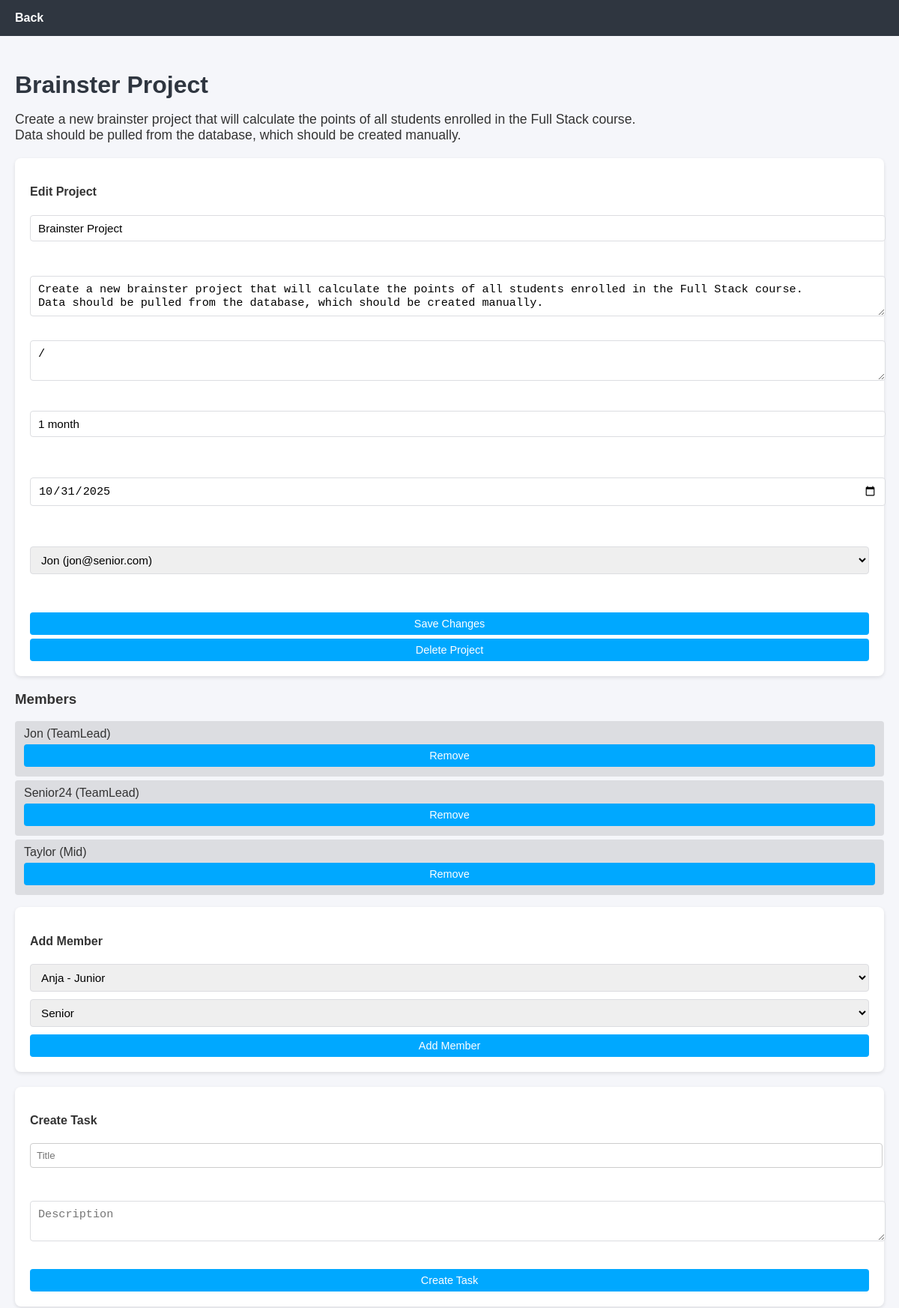
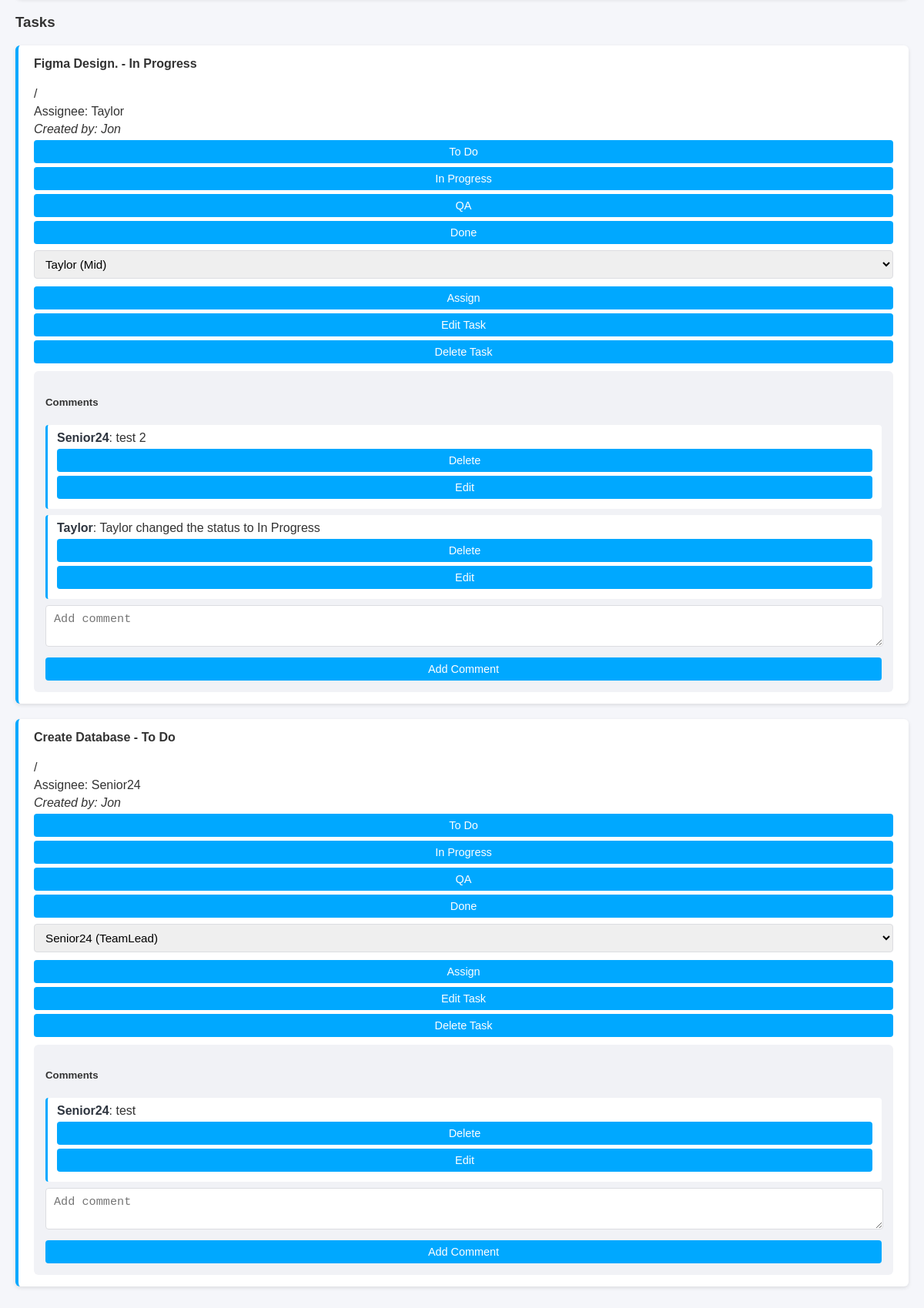
Page /project_view.php?id=8 (signed in) on the committed database (2 pictures, top to bottom).
### tables this page shows
CREATE TABLE `projects` (
  `id` int(11) NOT NULL,
  `title` varchar(255) NOT NULL,
  `description` text DEFAULT NULL,
  `requirements` text DEFAULT NULL,
  `estimated_time` varchar(100) DEFAULT NULL,
  `team_lead_id` int(11) DEFAULT NULL,
  `status` enum('Active','Done','Expired') DEFAULT 'Active',
  `deadline` date DEFAULT NULL,
  `created_at` timestamp NOT NULL DEFAULT current_timestamp()
);

CREATE TABLE `project_members` (
  `id` int(11) NOT NULL,
  `project_id` int(11) NOT NULL,
  `user_id` int(11) NOT NULL,
  `role_in_team` enum('Senior','Mid','Junior') DEFAULT NULL,
  `added_at` timestamp NOT NULL DEFAULT current_timestamp()
);

CREATE TABLE `users` (
  `id` int(11) NOT NULL,
  `name` varchar(100) NOT NULL,
  `email` varchar(150) NOT NULL,
  `password` varchar(255) NOT NULL,
  `level` enum('Admin','TeamLead','Senior','Mid','Junior') NOT NULL DEFAULT 'Junior',
  `approved` tinyint(1) NOT NULL DEFAULT 0,
  `created_at` timestamp NOT NULL DEFAULT current_timestamp()
);

CREATE TABLE `tasks` (
  `id` int(11) NOT NULL,
  `project_id` int(11) NOT NULL,
  `title` varchar(255) NOT NULL,
  `description` text DEFAULT NULL,
  `created_by` int(11) DEFAULT NULL,
  `status` varchar(50) DEFAULT 'To Do',
  `assigned_to` int(11) DEFAULT NULL,
  `created_at` timestamp NOT NULL DEFAULT current_timestamp(),
  `updated_at` timestamp NULL DEFAULT NULL
);

CREATE TABLE `comments` (
  `id` int(11) NOT NULL,
  `task_id` int(11) NOT NULL,
  `user_id` int(11) NOT NULL,
  `content` text NOT NULL,
  `created_at` timestamp NOT NULL DEFAULT current_timestamp(),
  `updated_at` datetime DEFAULT NULL,
  `edited` tinyint(1) DEFAULT 0
);

### src/controllers/projects.php (called while the page is built, shortened)
<?php
require_once __DIR__.'/../db.php';
require_once __DIR__.'/../middleware.php';
function getProjectById($id){ global $pdo;
    $stmt=$pdo->prepare("SELECT p.*, u.name as team_lead_name FROM projects p LEFT JOIN users u ON p.team_lead_id = u.id WHERE p.id = ?");
    $stmt->execute([$id]); return $stmt->fetch(); }

### src/auth.php (called while the page is built, shortened)
<?php
function currentUser(){
    return $_SESSION['user'] ?? null; }
function isAdmin(){
    $u=currentUser();
    return $u && $u['level']==='Admin'; }

### src/middleware.php (called while the page is built, shortened)
<?php
require_once __DIR__.'/auth.php';
require_once __DIR__.'/db.php';
function isProjectTeamLead($projectId,$userId){
    global $pdo;
    $stmt=$pdo->prepare("SELECT team_lead_id FROM projects WHERE id = ?");
    $stmt->execute([$projectId]);
    $lead=$stmt->fetchColumn();
    return $lead && ((int)$lead === (int)$userId || isAdmin()); }

### public/project_view.php (the view, shortened to what this page needs)
<?php
require_once __DIR__.'/../src/auth.php';
require_once __DIR__.'/../src/controllers/projects.php';
require_once __DIR__.'/../src/db.php';
$user=currentUser();
$pid = $_GET['id'] ?? null;
$project = getProjectById($pid);
$stmt=$pdo->prepare('
    SELECT t.*,
           u.name as assignee_name,
           c.name as creator_name
    FROM tasks t
    LEFT JOIN users u ON t.assigned_to = u.id
    LEFT JOIN users c ON t.created_by = c.id
    WHERE t.project_id = ?
    ORDER BY t.created_at DESC
');
$stmt->execute([$pid]);
$tasks=$stmt->fetchAll();
$stmt=$pdo->prepare('SELECT pm.*, u.name, u.level
                     FROM project_members pm
                     JOIN users u ON pm.user_id = u.id
                     WHERE pm.project_id = ?');
$stmt->execute([$pid]);
$members=$stmt->fetchAll();
if (!empty($project['team_lead_id'])) {
    $teamLeadExists = false;
    if (!$teamLeadExists) {
        $stmt = $pdo->prepare("SELECT id, name, level FROM users WHERE id=?");
        $stmt->execute([$project['team_lead_id']]);
        $teamLead = $stmt->fetch();
        if ($teamLead) {
            array_unshift($members, [
                'user_id' => $teamLead['id'],
                'name' => $teamLead['name'],
                'level' => $teamLead['level']
            ]);
        }
    }
}
$stmt=$pdo->prepare('SELECT c.*, u.name
                     FROM comments c
                     JOIN users u ON c.user_id = u.id
                     WHERE c.task_id IN (SELECT id FROM tasks WHERE project_id = ?)
                     ORDER BY c.created_at DESC');
$stmt->execute([$pid]);
$comments=$stmt->fetchAll();
$allUsers = $pdo->query('SELECT id,name,level FROM users WHERE approved=1')->fetchAll();
?>
<!doctype html>
<html>
<head>
    <link rel='stylesheet' href='css/styles.css'>
</head>
<body>
<header><a href='dashboard.php'>Back</a></header>
<main>
<h2 id="project_title"><?=htmlspecialchars($project['title'])?></h2>
<p id="project_description"><?=nl2br(htmlspecialchars($project['description'] ?? ''))?></p>
<?php if(isAdmin()): ?>
<section>
    <h4>Edit Project</h4>
    <input type="text" id="edit_title" value="<?=htmlspecialchars($project['title'])?>"><br><br>
    <textarea id="edit_description"><?=htmlspecialchars($project['description'])?></textarea><br><br>
    <textarea id="edit_requirements"><?=htmlspecialchars($project['requirements'])?></textarea><br><br>
    <input type="text" id="edit_estimated_time" value="<?=htmlspecialchars($project['estimated_time'])?>"><br><br>
    <input type="date" id="edit_deadline" value="<?=htmlspecialchars($project['deadline'])?>"><br><br>
    <select id="edit_team_lead">
      <?php
      $teamLeads = $pdo->query("SELECT * FROM users WHERE level='TeamLead' AND approved=1")->fetchAll();
      foreach($teamLeads as $tl){
          $sel = ($tl['id']==$project['team_lead_id'])?'selected':'';
          echo "<option value='{$tl['id']}' $sel>".htmlspecialchars($tl['name'])." ({$tl['email']})</option>";
      }
      ?>
    </select><br><br>
    <button onclick="editProject(<?=$pid?>)">Save Changes</button>
    <button onclick="deleteProject(<?=$pid?>)">Delete Project</button>
</section>
<?php endif; ?>
<h3>Members</h3>
<ul>
<?php foreach($members as $m): ?>
    <li>
      <?=htmlspecialchars($m['name'])?> (<?=htmlspecialchars($m['level'])?>)
      <?php
      if(isAdmin() || (isProjectTeamLead($pid,$user['id']) && $m['level'] !== 'TeamLead')): ?>
    <button onclick="removeMember(<?=$pid?>, <?=$m['user_id']?>)">Remove</button>
    <?php endif; ?>
    </li>
<?php endforeach; ?>
</ul>
<?php if(isProjectTeamLead($pid,$user['id']) || isAdmin()): ?>
<section>
<h4>Add Member</h4>
<select id='add_user'>
  <?php foreach($allUsers as $au): ?>
    <option value='<?=$au['id']?>'><?=htmlspecialchars($au['name'].' - '.$au['level'])?></option>
  <?php endforeach; ?>
</select>
<select id='add_role'>
  <option>Senior</option><option>Mid</option><option>Junior</option>
</select>
<button onclick="addMember(<?=$pid?>)">Add Member</button>
</section>
<section>
<h4>Create Task</h4>
<input id='task_title' placeholder='Title'><br><br>
<textarea id='task_desc' placeholder='Description'></textarea><br><br>
<button onclick="createTask(<?=$pid?>)">Create Task</button>
</section>
<?php endif; ?>
<h3>Tasks</h3>
<?php
$userLevel = $user['level'];
foreach($tasks as $t):
?>
<div class='task' id="task_<?=$t['id']?>">
  <h4><?=htmlspecialchars($t['title'])?> - <?=$t['status']?></h4>
  <p><?=nl2br(htmlspecialchars($t['description']))?></p>
  <p>Assignee: <?=htmlspecialchars($t['assignee_name'] ?? 'Unassigned')?></p>
  <p><i>Created by: <?=htmlspecialchars($t['creator_name'] ?? 'Unknown')?></i></p>
  <div>
    <?php
$assigneeLevel = $t['assigned_to'] ? null : null;
foreach ($members as $m) {
    if ($m['user_id'] == $t['assigned_to']) {
        $assigneeLevel = $m['level'];
        break;
    }
}
$canChangeStatus = false;
if (in_array($userLevel, ['TeamLead','Admin','Senior'])) {
    $canChangeStatus = true;
} elseif ($userLevel === 'Mid') {
    if ($assigneeLevel === 'Junior' || $t['assigned_to'] == $user['id']) {
        $canChangeStatus = true;
    }
}
?>
<?php if($canChangeStatus): ?>
    <button onclick="changeStatus(<?=$t['id']?>,'To Do')">To Do</button>
    <button onclick="changeStatus(<?=$t['id']?>,'In Progress')">In Progress</button>
    <button onclick="changeStatus(<?=$t['id']?>,'QA')">QA</button>
    <button onclick="changeStatus(<?=$t['id']?>,'Done')">Done</button>
<?php endif; ?>
    <?php if(in_array($userLevel,['TeamLead','Admin','Senior','Mid'])): ?>
      <select id='assign_<?=$t['id']?>'>
        <?php foreach($members as $m): ?>
          <?php
            $mLevel = $m['level'];
          ?>
          <option value='<?=$m['user_id']?>' <?=($t['assigned_to']==$m['user_id'])?'selected':''?>><?=htmlspecialchars($m['name'].' ('.$mLevel.')')?></option>
        <?php endforeach; ?>
      </select>
      <button onclick="assignTask(<?=$t['id']?>, document.getElementById('assign_<?=$t['id']?>').value)">Assign</button>
    <?php endif; ?>
    <?php if(isAdmin()|| isProjectTeamLead($pid, $user['id'])): ?>
      <button onclick="editTaskPrompt(<?=$t['id']?>)">Edit Task</button>
      <button onclick="deleteTask(<?=$t['id']?>)">Delete Task</button>
    <?php endif; ?>
  </div>
  <div class='comments'>
    <h5>Comments</h5>
    <?php foreach($comments as $c): ?>
      <?php if($c['task_id']==$t['id']): ?>
        <div class='comment' id='comment_<?=$c['id']?>'>
          <b><?=htmlspecialchars($c['name'])?></b>: <?=nl2br(htmlspecialchars($c['content']))?>
          <?php if($c['user_id']==$user['id'] || isAdmin()|| isProjectTeamLead($pid,$user['id'])): ?>
            <button onclick="deleteComment(<?=$c['id']?>)">Delete</button>
            <button onclick="editCommentPrompt(<?=$c['id']?>)">Edit</button>
          <?php endif; ?>
        </div>
      <?php endif; ?>
    <?php endforeach; ?>
    <textarea id='comment_text_<?=$t['id']?>' placeholder='Add comment'></textarea>
    <button onclick="addComment(<?=$t['id']?>)">Add Comment</button>
  </div>
</div>
<?php endforeach; ?>
</main>
</body>
</html>

### public/css/styles.css (style rules this page uses)
body { font-family: Arial, Helvetica, sans-serif; margin: 20px; background: #f6f8fa }
input, select, button { display: block; width: 100%; padding: 8px; margin: 8px 0; border-radius: 4px; border: 1px solid #ccc }
header { display: flex; justify-content: space-between; align-items: center }
.project, .task { background: #fff; padding: 12px; margin: 8px 0; border-radius: 6px }

### public/project_view.php (style rules this page uses)
body { font-family: Arial, sans-serif; margin: 0; padding: 0; background-color: #f5f6fa; color: #333; }
header { background-color: #2f3640; color: #fff; padding: 15px 20px; }
header a { color: #fff; text-decoration: none; font-weight: bold; }
main { padding: 20px; max-width: 1200px; margin: auto; }
#project_title { font-size: 2rem; margin-bottom: 10px; color: #2f3640; }
#project_description { font-size: 1.1rem; margin-bottom: 20px; }
section { background-color: #fff; padding: 15px 20px; margin-bottom: 20px; border-radius: 8px; box-shadow: 0 2px 5px rgba(0,0,0,0.1); }
button { background-color: #00a8ff; border: none; color: white; padding: 7px 14px; margin: 5px 0; border-radius: 4px; cursor: pointer; font-size: 0.9rem; transition: background-color 0.2s; }
input[type="text"], input[type="date"], textarea, select { width: 100%; padding: 8px 10px; margin-bottom: 10px; border-radius: 4px; border: 1px solid #dcdde1; font-size: 0.95rem; }
ul { list-style: none; padding-left: 0; }
ul li { background-color: #dcdde1; padding: 8px 12px; border-radius: 4px; margin-bottom: 5px; }
.task { background-color: #fff; border-left: 4px solid #00a8ff; padding: 15px 20px; margin-bottom: 20px; border-radius: 6px; box-shadow: 0 2px 5px rgba(0,0,0,0.1); }
.task h4 { margin-top: 0; }
.task p { margin: 5px 0; }
.comments { background-color: #f1f2f6; padding: 10px 15px; border-radius: 6px; margin-top: 10px; }
.comment { background-color: #fff; padding: 8px 12px; margin-bottom: 8px; border-radius: 4px; border-left: 3px solid #00a8ff; }
.comment b { color: #2f3640; }
textarea[id^="comment_text_"] { width: calc(100% - 20px); padding: 8px 10px; margin-bottom: 5px; border-radius: 4px; border: 1px solid #dcdde1; }

### rows in the picture
projects: title "Brainster Project", description "Create a new brainster project that will calculate the points of all students enrolled in the Full Stack course. Data should be pulled from the database, which should be created manually.", requirements "/", estimated_time "1 month", deadline "10/31/2025"
project_members: user.name "Senior24", user.level "TeamLead"
project_members: user.name "Taylor", user.level "Mid"
tasks: title "Figma Design.", status "In Progress", description "/", assigned_to.name "Taylor", created_by.name "Jon", assigned_to+id "Taylor (Mid)", id "Add comment"
comments: user.name "Senior24", content "test 2"
comments: user.name "Taylor", content "Taylor changed the status to In Progress"
tasks: title "Create Database", status "To Do", description "/", assigned_to.name "Senior24", created_by.name "Jon", assigned_to+id "Senior24 (TeamLead)", id "Add comment"
comments: user.name "Senior24", content "test"

### other values in the picture
$m['name'] "Jon"
$m['level'] "TeamLead"
form field value "Jon (jon@senior.com)"
form field value "Anja - Junior"
